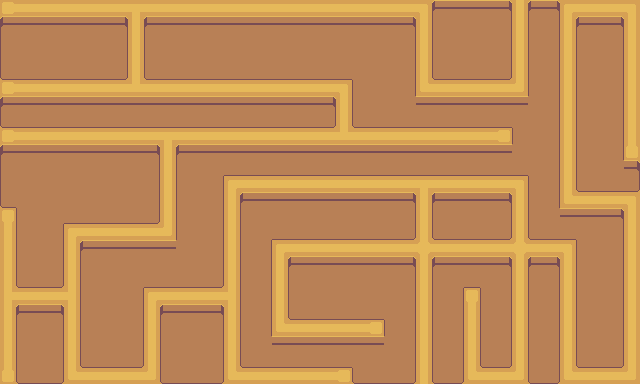

A level layout from a 2D game, rendered from its tile map. Below: a short description, then the map file with tile-grid data replaced by summaries:
An orthogonal 40x24 tile map with 16x16 px tiles, 2 tile layers (Tile Layer 1, Tile Layer 2), 2 tilesets and 41 objects.

<map version="1.10" tiledversion="1.12.1" orientation="orthogonal" renderorder="right-down" width="40" height="24" tilewidth="16" tileheight="16" infinite="0" nextlayerid="6" nextobjectid="42">
 <tileset firstgid="1" source="Desert.tsx" />
 <tileset firstgid="211" source="sand.tsx" />
 <layer id="1" name="Tile Layer 1" width="40" height="24">
  <data>[960 cells, 960 non-empty, 34 distinct tile ids]</data>
 </layer>
 <layer id="2" name="Tile Layer 2" width="40" height="24">
  <data>[960 cells, 187 non-empty, 9 distinct tile ids]</data>
 </layer>
 <objectgroup id="3" name="collision">
  <object id="1" x="144.38" y="15.9996" width="271.458" height="64.0271" />
  <object id="2" x="352.1" y="80.0356" width="63.7303" height="47.9806" />
  <object id="3" x="416.014" y="96.0168" width="143.659" height="32.0033" />
  <object id="4" x="431.997" y="-7.29307" width="79.9213" height="87.2431" />
  <object id="5" x="527.91" y="-4.74993" width="32.0869" height="103.784" />
  <object id="6" x="576.015" y="16.0911" width="47.9805" height="175.936" />
  <object id="7" x="623.997" y="160.021" width="18.8782" height="32.0101" />
  <object id="8" x="512.005" y="128.02" width="47.9955" height="47.978" />
  <object id="9" x="528.019" y="176.021" width="31.9684" height="63.9564" />
  <object id="10" x="559.994" y="208.012" width="63.9993" height="31.9639" />
  <object id="11" x="576.02" y="239.98" width="47.9715" height="128.019" />
  <object id="12" x="432.008" y="192.012" width="79.9867" height="47.98" />
  <object id="13" x="-0.00709805" y="15.9941" width="128" height="63.9917" />
  <object id="14" x="-0.00378997" y="95.9959" width="335.992" height="32.0017" />
  <object id="15" x="-0.000380997" y="144.001" width="159.994" height="63.9921" />
  <object id="16" x="16.9997" y="207.987" width="142.99" height="16.009" />
  <object id="17" x="16.9988" y="223.999" width="46.9938" height="63.9776" />
  <object id="18" x="15.9995" y="304.002" width="47.9883" height="79.9947" />
  <object id="19" x="80.0016" y="240.005" width="63.9919" height="127.991" />
  <object id="20" x="143.997" y="240.01" width="79.9981" height="47.9887" />
  <object id="21" x="176.002" y="144.008" width="47.9919" height="95.9968" />
  <object id="22" x="224.002" y="144.011" width="287.998" height="31.9857" />
  <object id="23" x="160.002" y="304.002" width="63.9984" height="79.9966" />
  <object id="24" x="239.999" y="192" width="175.996" height="48.0048" />
  <object id="25" x="239.998" y="240.006" width="31.9988" height="127.99" />
  <object id="26" x="272" y="336.002" width="143.996" height="31.9919" />
  <object id="27" x="351.997" y="367.998" width="63.9996" height="48.4835" />
  <object id="28" x="383.999" y="320.004" width="31.9991" height="15.9961" />
  <object id="29" x="287.999" y="256.002" width="127.999" height="63.9973" />
  <object id="30" x="432.005" y="256.003" width="31.9915" height="151.455" />
  <object id="31" x="464.003" y="256.005" width="15.9936" height="31.9906" />
  <object id="32" x="480.004" y="256.004" width="31.9878" height="111.99" />
  <object id="33" x="527.998" y="256.002" width="31.996" height="127.992" />
  <object id="36" x="-1.48243" y="-24.3842" width="433.484" height="24.3802" />
  <object id="37" x="-17.7419" y="-12.9032" width="17.7419" height="445.161" />
  <object id="38" x="-8.08087" y="383.999" width="419.782" height="38.7352" />
  <object id="39" x="460.93" y="384" width="205.969" height="29.0836" />
  <object id="40" x="640.002" y="-15.5431" width="129.917" height="423.749" />
  <object id="41" x="558.283" y="-24.9383" width="98.2765" height="24.9358" />
 </objectgroup>
 <objectgroup id="4" name="Change_Scene">
  <object id="35" x="505.046" y="-20.0449" width="27.0535" height="16.6807" />
 </objectgroup>
 <objectgroup id="5" name="Change_Scene_1">
  <object id="34" x="412.934" y="387.658" width="22.6433" height="12.2246" />
 </objectgroup>
</map>
